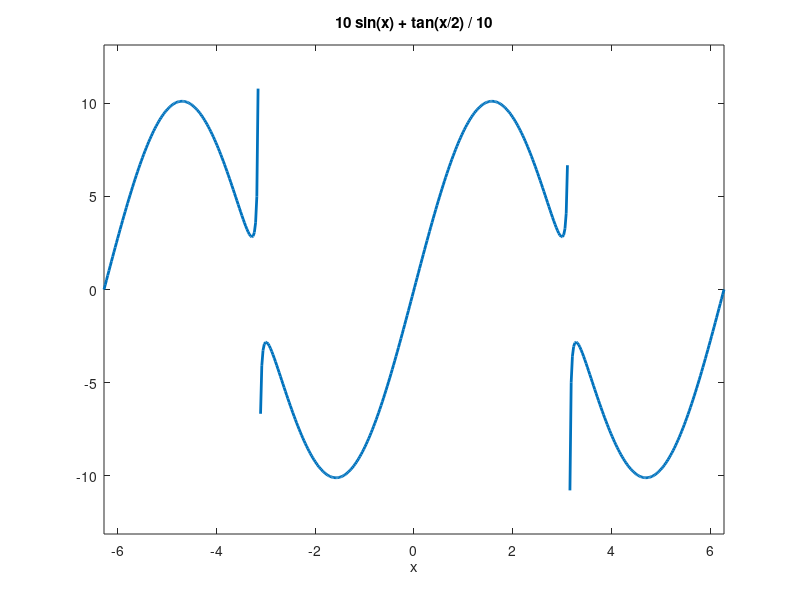
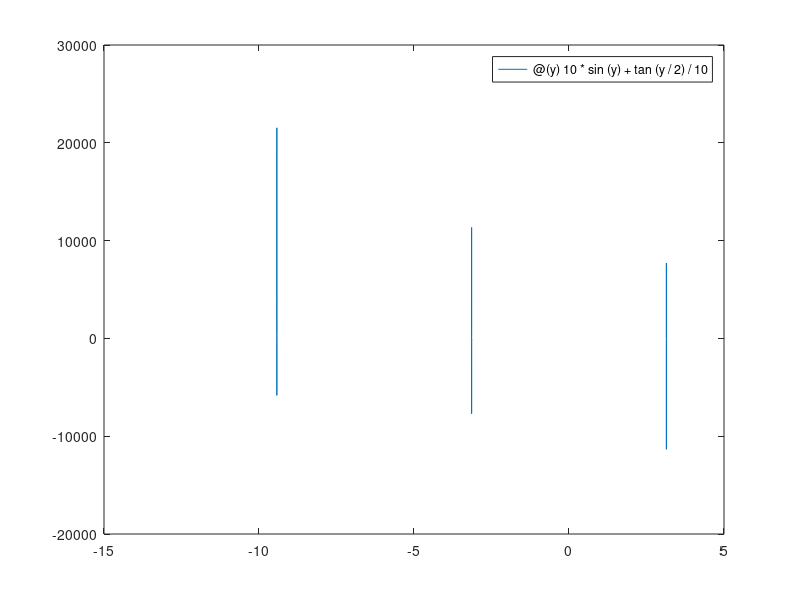

The MATLAB source for these figures, in order: (Note: this script raises an error after producing the figures.)
%% Calculus


%% Plotting Symbolic Functions


% using ezplot (not recommended)
figure(1), clf;
fx = '10 * sin(x) + tan(x/2) / 10';
h = ezplot(fx);
set(h, 'linew', 2);

% using fplot
fy = @(y) 10 * sin(y) + tan(y / 2) / 10;
figure(2);
h = fplot(fy, [-15 5]);
set(h, 'linew', 2);

% plotting implicit functions
fts = @(r,t,s) 2 .^ (t .* s) + r .* s - t .* s .^ (1/3);
h = fimplicit3(fts);
rotate3d on, axis image;
set(h, 'linestyle', 'none');

% polar plot - cardioid as anon func
cardioid = @(t) 2 * (1 - cos(t));
h = ezpolar(cardioid);
set(h, 'linew', 2, 'color', 'r');


%% Function Limits
syms x
fx = (x - 4) ^ 2;

figure(1), clf;
fplot(fx, [-2 8], 'linew', 4);

% compute limit as x -> a
a = 3;
lim = limit(fx, x, a);

hold on;
plot([1 1] * a, get(gca, 'ylim'), 'r--');
plot(get(gca, 'xlim'), [1 1] * lim, 'r--');

figure(2), clf;


%% Function Derivatives

% using symbolic variables
syms x
f = sin(x);
df = diff(f);

figure(1), clf;
subplot(211);
fplot(f), hold on;
fplot(df);
legend({['f(x)=' char(f)], ['df=' char(df)]});

% evaluate func and deriv at specified point
a = pi / 3;
subs(f, a);  % do f(a)
subs(df, a); 


% now same thing, but with numeric variables
t = -5 : 0.001 : 5;
q = sin(t);
dq = diff(q) * 1000;

subplot(212);
plot(t, q), hold on;
plot(t(1 : end-1), dq);
legend({'f(q)', 'dq'});


%% Function Integration
syms x
f = x ^ 4;
intf = int(f);

figure(1), clf, hold on;
fplot(f, [-2 2]);
fplot(intf, [-2 2]);
legend({['f(x)=' char(f)], ['\int f=' char(intf)]});


% partial integration
syms x y
fxy = x^2 * y^3;
int(fxy, x); % integral with respect to x
int(fxy, y); % integral with respect to y

subs(int(fxy,x), [x y], [4 -2.3]); % evaluate at point

